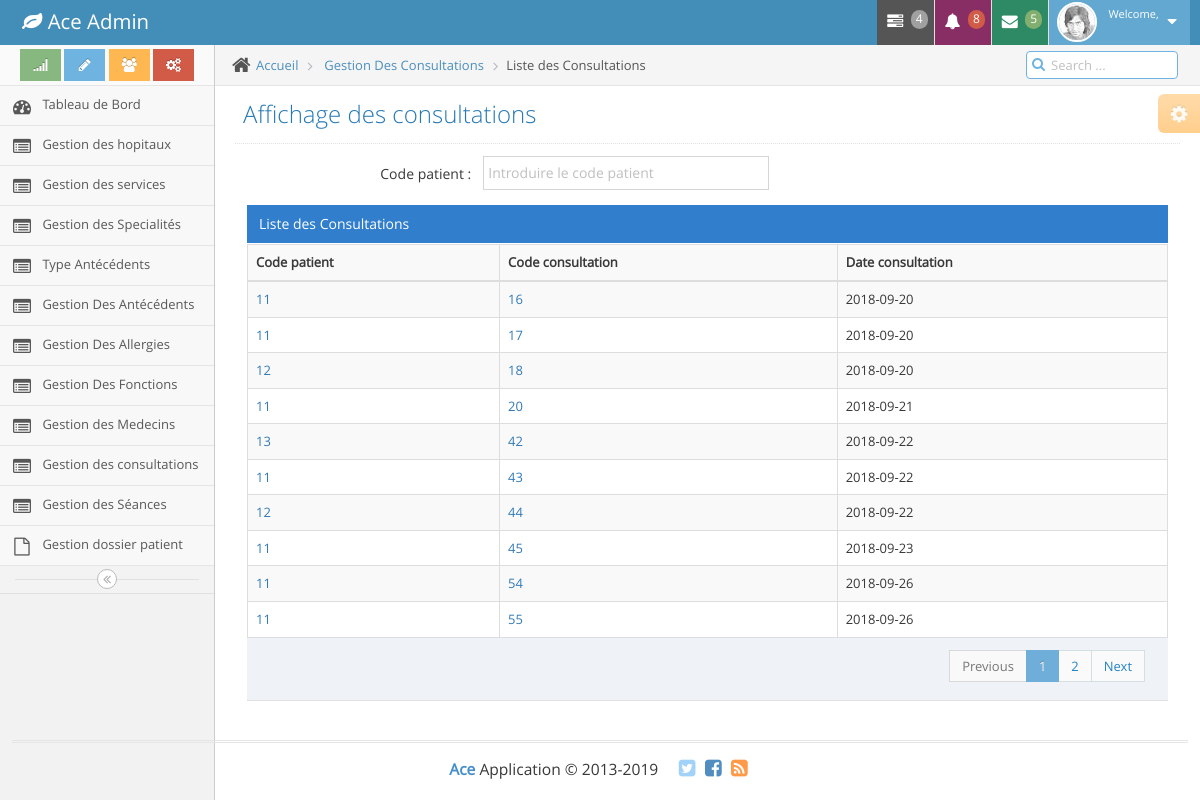
The page /index.php/consultation/getConsultations on the database its author committed.
### tables this page shows
CREATE TABLE IF NOT EXISTS `consultation` (
  `id_cons` int(11) NOT NULL AUTO_INCREMENT,
  `tension` varchar(2000) NOT NULL,
  `frequence_car` varchar(2000) NOT NULL,
  `temperature` varchar(2000) NOT NULL,
  `examen_car` varchar(4000) NOT NULL,
  `symptotes` text,
  `maladie` text,
  `traitement` text,
  `bio_med` text,
  `conseil` text,
  `reorientation` varchar(5000) DEFAULT NULL,
  `synthese` text,
  `date_cons` date NOT NULL,
  `id_patient` int(11) NOT NULL,
  `situation_clinique` text NOT NULL,
  `anatologie_cytologie` text NOT NULL,
  `examen_compl` text NOT NULL,
  PRIMARY KEY (`id_cons`),
  KEY `id_patient` (`id_patient`)
);

### application/controllers/consultation.php (called while the page is built, shortened)
<?php
class Consultation extends CI_Controller {
	function __construct(){
	         $this->load->model('M_consultation');
		     $this->load->model('consult_model');
			 $this->load->model('patient_model');
}
		public function getConsultations()
		{
            $Consultation = $this->M_consultation->getAll();
	        $Limit =sizeof($Consultation);
	        $Limit = $Limit / 8 ;
	        $data['Consultation'] = $Consultation;
	        $data['Limite'] = $Limit;
		    $this->form_validation->set_rules('codeP', 'codeP', 'required');
		     if ($this->form_validation->run() === FALSE)
		     {
		     	 $data['view_isi']='consultation/liste_consultation';
 				 $this->load->view('layouts/template',$data);
	    }
}
}

### index.php (called while the page is built, shortened)
<?php
require_once BASEPATH.'core/CodeIgniter.php';

### application/models/M_consultation.php (called while the page is built, shortened)
<?php
class M_consultation extends CI_Model
{
  public function getAll(){
      $query = $this->db->query("select * from consultation");
      return $query->result();
}
}

### application/views/consultation/liste_consultation.php (the view, shortened to what this page needs)
<div class="main-content">
	<div class="main-content-inner">
		<div class="breadcrumbs ace-save-state" id="breadcrumbs">
			<ul class="breadcrumb">
				<li>
					<i class="ace-icon fa fa-home home-icon"></i>
					<a href="<?php echo base_url();?>home">Accueil</a>
				</li>
				<li>
					<a href="<?php echo base_url();?>service">Gestion Des Consultations</a>
				</li>
				<li class="active">Liste des Consultations </li>
			</ul>
			<div class="nav-search" id="nav-search">
				<form class="form-search">
					<span class="input-icon">
						<input type="text" placeholder="Search ..." class="nav-search-input" id="nav-search-input" autocomplete="off" />
						<i class="ace-icon fa fa-search nav-search-icon"></i>
					</span>
				</form>
			</div>
		</div>
    <div class="page-content">
      <div class="ace-settings-container" id="ace-settings-container">
        <div class="btn btn-app btn-xs btn-warning ace-settings-btn" id="ace-settings-btn">
          <i class="ace-icon fa fa-cog bigger-130"></i>
        </div>
      </div>
			<div class="page-header">
        <h1>
    Affichage des consultations
        </h1>
      </div>
<div class="col-xs-12">
	<?php echo form_open('consultation/getConsultations'); ?>
<fieldset class="form-horizontal" id="sample-form">
<div class="form-group">
<label class="control-label col-xs-12 col-sm-3 no-padding-right" for="codeP">Code patient :</label>
<div class="col-xs-12 col-sm-9">
<div class="clearfix">
 <input type="text" id="N_ss" name="codeP" class="col-xs-12 col-sm-5" placeholder="Introduire le code patient " />
</div>
</div>
</div>
</fieldset>
    <div class="table-header">
        Liste des Consultations
    </div>
        <div id="dynamic-table_wrapper" class="dataTables_wrapper form-inline no-footer">
            <table id="dynamic-table" class="table table-striped table-bordered table-hover dataTable no-footer" role="grid" aria-describedby="dynamic-table_info">
                <tr role="row">
                    <th class="sorting" tabindex="0" aria-controls="dynamic-table" rowspan="1" colspan="1" aria-label="Domain: activate to sort column ascending">Code patient
                    </th>
                    <th class="sorting" tabindex="0" aria-controls="dynamic-table" rowspan="1" colspan="1" aria-label="Domain: activate to sort column ascending">Code consultation
                    </th>
                    <th class="sorting" tabindex="0" aria-controls="dynamic-table" rowspan="1" colspan="1" aria-label="Price: activate to sort column ascending"> Date consultation
                    </th>
                </tr>
            <tbody id="tableCore">
            <?php foreach ($Consultation as $consultation) : ?>
                <tr class="odd" role="row">
                    <td>
                        <a class="a" href="get_patient_profile/<?= $consultation->id_patient; ?>"><?= $consultation->id_patient; ?></a>
                    </td>
                     <td>
                        <a class="a" href="get_information_consultation/<?= $consultation->id_cons; ?>"><?= $consultation->id_cons; ?></a>
                    </td>
                    <td class="sorting_1"><?= $consultation->date_cons; ?></td>
                </tr>
            <?php endforeach; ?>
            </tbody>
            </table>
            <div class="row">
                <div class="col-xs-6">
                </div>
                <div class="col-xs-6">
                    <div class="dataTables_paginate paging_simple_numbers" id="dynamic-table_paginate">
                        <ul id="pagination" class="pagination">
                            <li class="paginate_button previous disabled" aria-controls="dynamic-table" tabindex="1" id="dynamic-table_previous">
                                <a onclick="Pagination()" >Previous</a>
                            </li>
                            <li class="paginate_button active" aria-controls="dynamic-table" tabindex="0" >
                                <a onclick="Pagination()">1</a>
                            </li>
                            <?php for($i=1;$i<=$Limite;$i++){ ?>
                                <li class="paginate_button" aria-controls="dynamic-table" tabindex="0">
                                    <a onclick="Pagination()"><?= $i+1 ; ?></a>
                                </li>
                            <?php }?>
                            <li class="paginate_button next" aria-controls="dynamic-table" tabindex="1" id="dynamic-table_next">
                                <a href="#">Next</a>
                            </li>
                        </ul>
                    </div>
                </div>
            </div>
        </div>
    </div>
</div>
</div>
</div>
</div>

### application/views/layouts/template.php (shortened to what this page needs)
<!DOCTYPE html>
<html lang="en">
<head>
	<link rel="stylesheet" href="<?php echo base_url()."assets/css/bootstrap.min.css";?>">
	<link rel="stylesheet" href="<?php echo base_url()."assets/font-awesome/css/font-awesome.min.css";?>">
	<link rel="stylesheet" href="<?php echo base_url()."assets/css/jquery-ui.min.css";?>">
	<link rel="stylesheet" href="<?php echo base_url()."assets/css/bootstrap-datepicker3.min.css";?>">
	<link rel="stylesheet" href="<?php echo base_url()."assets/css/ui.jqgrid.min.css";?>">
	<link rel="stylesheet" class="ace-main-stylesheet" id="main-ace-style" href="<?php echo base_url()."assets/css/ace.min.css";?>">
	<link rel="stylesheet" href="<?php echo base_url()."assets/css/ace-part2.min.css";?>">
	<link rel="stylesheet" href="<?php echo base_url()."assets/css/ace-rtl.min.css";?>">
<link rel="stylesheet" href="<?php echo base_url()."assets/css/ace-skins.min.css";?>">
<link rel="stylesheet" href="<?php echo base_url()."assets/css/select2.min.css";?>">
</head>
<body class="no-skin">
	<?php $this->load->view('layouts/header2'); ?>
	<div class="main-container ace-save-state" id="main-container">
		<?php $this->load->view('layouts/sidebar'); ?>
		<?php $this->load->view($view_isi); ?>
		<?php $this->load->view('layouts/footer2'); ?>
</body>
</html>

### application/views/layouts/header2.php (shortened to what this page needs)
<div id="navbar" class="navbar navbar-default          ace-save-state">
	<div class="navbar-container ace-save-state" id="navbar-container">
		<div class="navbar-header pull-left">
			<a href="<?php echo base_url();?>consultation/ges_cons" class="navbar-brand">
				<small>
					<i class="fa fa-leaf"></i>
					Ace Admin
				</small>
			</a>
		</div>
		<div class="navbar-buttons navbar-header pull-right" role="navigation">
			<ul class="nav ace-nav">
				<li class="grey dropdown-modal">
					<a data-toggle="dropdown" class="dropdown-toggle" href="#">
						<i class="ace-icon fa fa-tasks"></i>
						<span class="badge badge-grey">4</span>
					</a>
				</li>
				<li class="purple dropdown-modal">
					<a data-toggle="dropdown" class="dropdown-toggle" href="#">
						<i class="ace-icon fa fa-bell icon-animated-bell"></i>
						<span class="badge badge-important">8</span>
					</a>
				</li>
				<li class="green dropdown-modal">
					<a data-toggle="dropdown" class="dropdown-toggle" href="#">
						<i class="ace-icon fa fa-envelope icon-animated-vertical"></i>
						<span class="badge badge-success">5</span>
					</a>
				</li>
				<li class="light-blue dropdown-modal">
					<a data-toggle="dropdown" href="#" class="dropdown-toggle">
						<img class="nav-user-photo" src="<?php echo base_url();?>assets/images/avatars/user.jpg" alt="Jason's Photo" />
						<span class="user-info">
							<small>Welcome,</small>
						</span>
						<i class="ace-icon fa fa-caret-down"></i>
					</a>
				</li>
			</ul>
		</div>
	</div>
</div>

### application/views/layouts/sidebar.php (shortened to what this page needs)
			<div id="sidebar" class="sidebar                  responsive                    ace-save-state">
				<div class="sidebar-shortcuts" id="sidebar-shortcuts">
					<div class="sidebar-shortcuts-large" id="sidebar-shortcuts-large">
						<button class="btn btn-success">
							<i class="ace-icon fa fa-signal"></i>
						</button>
						<button class="btn btn-info">
							<i class="ace-icon fa fa-pencil"></i>
						</button>
						<button class="btn btn-warning">
							<i class="ace-icon fa fa-users"></i>
						</button>
						<button class="btn btn-danger">
							<i class="ace-icon fa fa-cogs"></i>
						</button>
					</div>
				</div>
				<ul class="nav nav-list">
					<li class="">
						<a href="<?php echo base_url();?>home/">
							<i class="menu-icon fa fa-tachometer"></i>
							<span class="menu-text"> Tableau de Bord </span>
						</a>
					</li>
					<li class="">
						<a href="<?php echo base_url();?>hopital/liste_hopital">
							<i class="menu-icon fa fa-list-alt"></i>
							<span class="menu-text"> Gestion des hopitaux </span>
						</a>
					</li>
					<li class="">
						<a href="<?php echo base_url();?>service/liste_service">
							<i class="menu-icon fa fa-list-alt"></i>
							<span class="menu-text"> Gestion des services </span>
						</a>
					</li>
					<li class="">
						<a href="<?php echo base_url();?>specialite/liste_specialite">
							<i class="menu-icon fa fa-list-alt"></i>
							<span class="menu-text"> Gestion des Specialités </span>
						</a>
					</li>
					<li class="">
						<a href="<?php echo base_url();?>type_anticident/add_type_anticident">
							<i class="menu-icon fa fa-list-alt"></i>
							<span class="menu-text">Type Antécédents  </span>
						</a>
					</li>
					<li class="">
						<a href="<?php echo base_url();?>type_anticident/liste_antecedent">
							<i class="menu-icon fa fa-list-alt"></i>
							<span class="menu-text"> Gestion Des Antécédents  </span>
						</a>
					</li>
					<li class="">
						<a href="<?php echo base_url();?>allergie/liste_allergie">
							<i class="menu-icon fa fa-list-alt"></i>
							<span class="menu-text"> Gestion Des Allergies  </span>
						</a>
					</li>
					<li class="">
						<a href="<?php echo base_url();?>fonction/liste_fonction">
							<i class="menu-icon fa fa-list-alt"></i>
							<span class="menu-text"> Gestion Des Fonctions  </span>
						</a>
					</li>
              <li class="">
							<a href="#" class="dropdown-toggle">
								<i class="menu-icon fa fa-list-alt"></i>
								<span class="menu-text">Gestion des Medecins</span>
							</a>
						</li>
<li class="">
							<a href="#" class="dropdown-toggle">
								<i class="menu-icon fa fa-list-alt"></i>
								<span class="menu-text">Gestion des consultations</span>
							</a>
						</li>
                    <li class="">
                        <a href="#" class="dropdown-toggle">
                            <i class="menu-icon fa fa-list-alt"></i>
                            <span class="menu-text">Gestion des Séances</span>
                        </a>
                    </li>
					<li class="">
							<a href="#" class="dropdown-toggle">
								<i class="menu-icon fa fa-file-o"></i>
								<span class="menu-text">
									Gestion dossier patient
								</span>
							</a>
						</li>
					</ul>
					<div class="sidebar-toggle sidebar-collapse" id="sidebar-collapse">
						<i id="sidebar-toggle-icon" class="ace-icon fa fa-angle-double-left ace-save-state" data-icon1="ace-icon fa fa-angle-double-left" data-icon2="ace-icon fa fa-angle-double-right"></i>
					</div>
				</div>

### application/views/layouts/footer2.php (shortened to what this page needs)
<div class="footer">
		<div class="footer-inner">
			<div class="footer-content">
				<span class="bigger-120">
					<span class="blue bolder">Ace</span>
					Application &copy; 2013-<?php echo date('Y');?>
				</span>
				<span class="action-buttons">
					<a href="#">
						<i class="ace-icon fa fa-twitter-square light-blue bigger-150"></i>
					</a>
					<a href="#">
						<i class="ace-icon fa fa-facebook-square text-primary bigger-150"></i>
					</a>
					<a href="#">
						<i class="ace-icon fa fa-rss-square orange bigger-150"></i>
					</a>
				</span>
			</div>
		</div>
	</div>

### rows shown on the page
consultation: id_patient "11", id_cons "16", date_cons "2018-09-20"
consultation: id_patient "11", id_cons "17", date_cons "2018-09-20"
consultation: id_patient "12", id_cons "18", date_cons "2018-09-20"
consultation: id_patient "11", id_cons "20", date_cons "2018-09-21"
consultation: id_patient "13", id_cons "42", date_cons "2018-09-22"
consultation: id_patient "11", id_cons "43", date_cons "2018-09-22"
consultation: id_patient "12", id_cons "44", date_cons "2018-09-22"
consultation: id_patient "11", id_cons "45", date_cons "2018-09-23"
consultation: id_patient "11", id_cons "54", date_cons "2018-09-26"
consultation: id_patient "11", id_cons "55", date_cons "2018-09-26"
